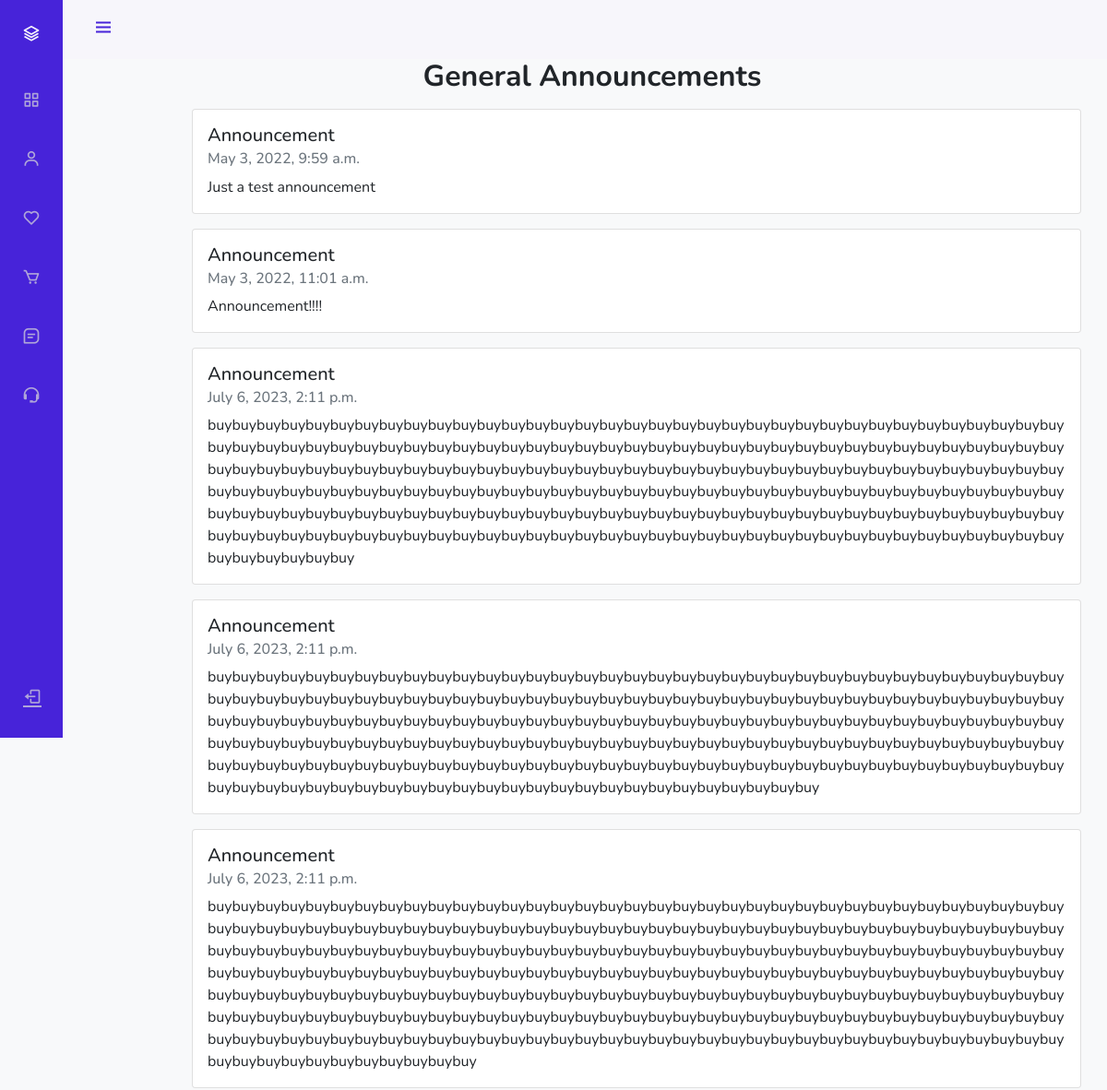
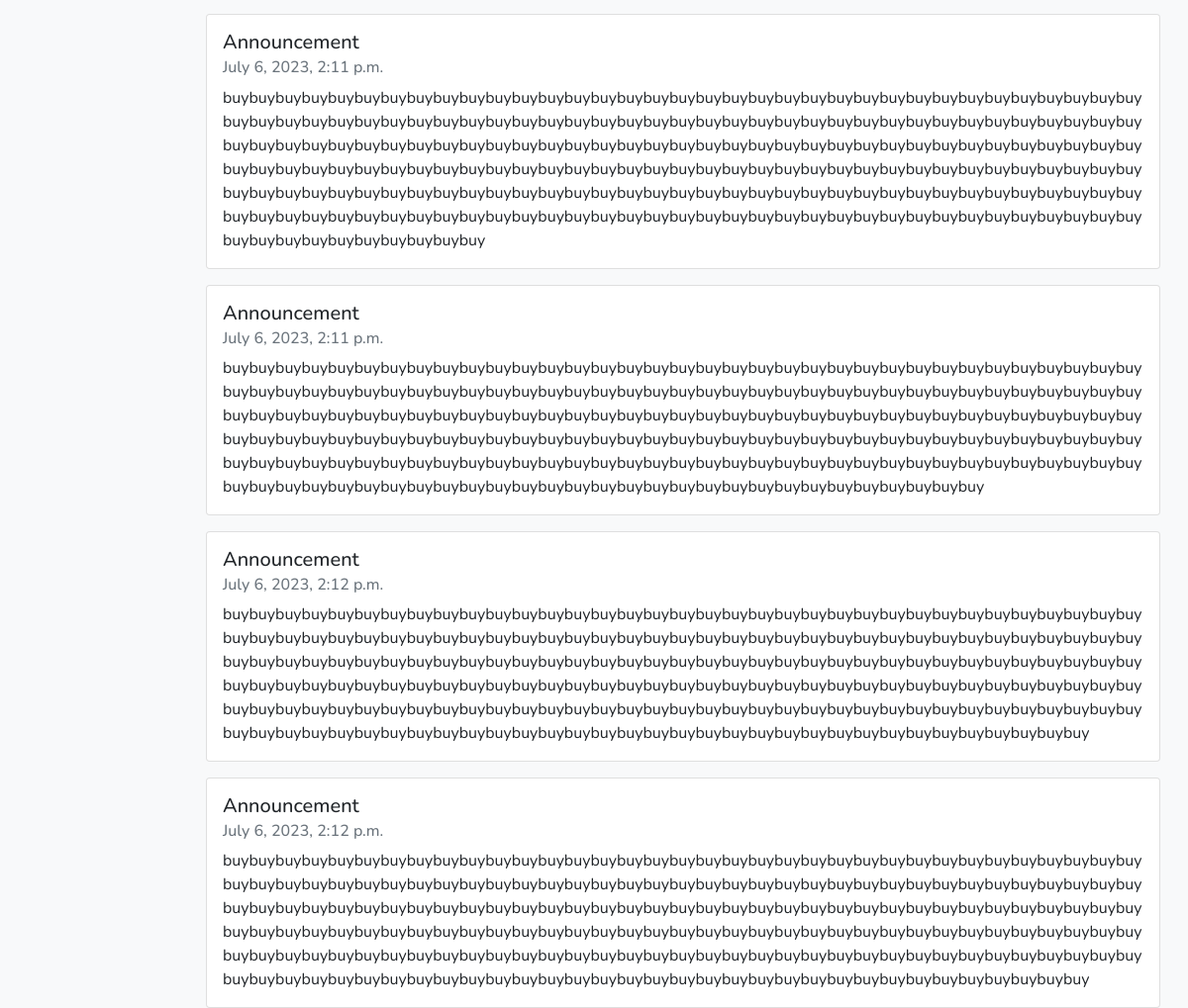
Page /dashboard/customer/announcements on the committed database (2 pictures, top to bottom).
### crm/models.py (models this page shows)
class Announcement(models.Model):
    message = models.CharField(max_length=400, blank=True)
    date = models.DateTimeField(auto_now_add=True, null=True)

### customer/views.py (the view)
# urls.py: path('announcements', views.viewannouncemts, name='view-announcements')
def viewannouncemts(request):
    announcements = Announcement.objects.all()
    context = {
        'title': "View Announcements",
        'announcements' : announcements
    }
    return render(request, 'customer/view-announcements.html', context)

### customer/templates/customer/view-announcements.html
{% extends 'customer/base.html' %}
{% block content %}
<section>
    <div class="container">
        <div class="text-center mb-3">
            <h2 class="fw-bold">General Announcements</h2>
        </div>
        <div class="col-12 px-5 mx-5">
            {% for ann in announcements %}
            <div class="card mb-3">
                <div class="card-body">
                  <h5 class="card-title">Announcement</h5>
                  <h6 class="card-subtitle mb-2 text-muted"> {{ann.date}} </h6>
                  <p class="card-text"> {{ann.message}} </p>
                </div>
              </div>
            {% empty %}
              <div class="mt-5 text-center">
                   <p>No new announcements</p>
              </div>
            {% endfor %}
        </div>
    </div>
</section>
{% endblock %}

### customer/templates/customer/base.html (style rules this page uses)
:root { --header-height: 3rem; --nav-width: 68px; --first-color: #4723D9; --first-color-light: #AFA5D9; --white-color: #F7F6FB; --body-font: 'Nunito', sans-serif; --normal-font-size: 1rem; --z-fixed: 100 }
body { position: relative; margin: var(--header-height) 0 0 0; padding: 0 1rem; font-family: var(--body-font); font-size: var(--normal-font-size); transition: .5s }
@media screen and (min-width: 768px) { body { margin: calc(var(--header-height) + 1rem) 0 0 0; padding-left: calc(var(--nav-width) + 2rem) } }

### rows in the picture
Announcement: date "May 3, 2022, 9:59 a.m.", message "Just a test announcement"
Announcement: date "May 3, 2022, 11:01 a.m.", message "Announcement!!!!"
Announcement: date "July 6, 2023, 2:11 p.m.", message "buybuybuybuybuybuybuybuybuybuybuybuybuybuybuybuybuybuybuybuybuybuybuybuybuybuybuybuybuybuybuybuybuybuybuybuybuybuybuybuybuybuybuybuybuybuybuybuybuybuybuybuybuybuybuybuybuybuybuybuybuybuybuybuybuybuybuybuybuybuybuybuybuybuybuybuybuybuybuybuybuybuybuybuybuybuybuybuybuybuybuybuybuybuybuybuybuybuybuybuybuybuybuybuybuybuybuybuybuybuybuybuybuybuybuybuybuybuybuybuybuybuybuybuybuybuybuybuybuybuybuybuybuybuybuybuybuybuybuybuybuybuybuybuybuybuybuybuybuybuybuybuybuybuybuybuybuybuybuybuybuybuybuybuybuybuybuybuybuybuybuybuybuybuybuybuybuybuybuybuybuybuybuybuybuybuybuybuybuybuybuybuybuybuybuybuybuybuybuybuybuybuybuybuybuybuybuybuybuybuybuybuybuybuybuybuy"
Announcement: date "July 6, 2023, 2:11 p.m.", message "buybuybuybuybuybuybuybuybuybuybuybuybuybuybuybuybuybuybuybuybuybuybuybuybuybuybuybuybuybuybuybuybuybuybuybuybuybuybuybuybuybuybuybuybuybuybuybuybuybuybuybuybuybuybuybuybuybuybuybuybuybuybuybuybuybuybuybuybuybuybuybuybuybuybuybuybuybuybuybuybuybuybuybuybuybuybuybuybuybuybuybuybuybuybuybuybuybuybuybuybuybuybuybuybuybuybuybuybuybuybuybuybuybuybuybuybuybuybuybuybuybuybuybuybuybuybuybuybuybuybuybuybuybuybuybuybuybuybuybuybuybuybuybuybuybuybuybuybuybuybuybuybuybuybuybuybuybuybuybuybuybuybuybuybuybuybuybuybuybuybuybuybuybuybuybuybuybuybuybuybuybuybuybuybuybuybuybuybuybuybuybuybuybuybuybuybuybuybuybuy"
Announcement: date "July 6, 2023, 2:11 p.m.", message "buybuybuybuybuybuybuybuybuybuybuybuybuybuybuybuybuybuybuybuybuybuybuybuybuybuybuybuybuybuybuybuybuybuybuybuybuybuybuybuybuybuybuybuybuybuybuybuybuybuybuybuybuybuybuybuybuybuybuybuybuybuybuybuybuybuybuybuybuybuybuybuybuybuybuybuybuybuybuybuybuybuybuybuybuybuybuybuybuybuybuybuybuybuybuybuybuybuybuybuybuybuybuybuybuybuybuybuybuybuybuybuybuybuybuybuybuybuybuybuybuybuybuybuybuybuybuybuybuybuybuybuybuybuybuybuybuybuybuybuybuybuybuybuybuybuybuybuybuybuybuybuybuybuybuybuybuybuybuybuybuybuybuybuybuybuybuybuybuybuybuybuybuybuybuybuybuybuybuybuybuybuybuybuybuybuybuybuybuybuybuybuybuybuybuybuybuybuybuybuybuybuybuybuybuybuybuybuybuybuybuybuybuybuybuybuybuybuybuybuybuybuybuybuybuybuybuybuybuybuybuybuybuyb…"
Announcement: date "July 6, 2023, 2:11 p.m.", message "buybuybuybuybuybuybuybuybuybuybuybuybuybuybuybuybuybuybuybuybuybuybuybuybuybuybuybuybuybuybuybuybuybuybuybuybuybuybuybuybuybuybuybuybuybuybuybuybuybuybuybuybuybuybuybuybuybuybuybuybuybuybuybuybuybuybuybuybuybuybuybuybuybuybuybuybuybuybuybuybuybuybuybuybuybuybuybuybuybuybuybuybuybuybuybuybuybuybuybuybuybuybuybuybuybuybuybuybuybuybuybuybuybuybuybuybuybuybuybuybuybuybuybuybuybuybuybuybuybuybuybuybuybuybuybuybuybuybuybuybuybuybuybuybuybuybuybuybuybuybuybuybuybuybuybuybuybuybuybuybuybuybuybuybuybuybuybuybuybuybuybuybuybuybuybuybuybuybuybuybuybuybuybuybuybuybuybuybuybuybuybuybuybuybuybuybuybuybuybuybuybuybuybuybuybuybuybuybuybuybuybuybuybuybuybuybuybuybuybuy"
Announcement: date "July 6, 2023, 2:11 p.m.", message "buybuybuybuybuybuybuybuybuybuybuybuybuybuybuybuybuybuybuybuybuybuybuybuybuybuybuybuybuybuybuybuybuybuybuybuybuybuybuybuybuybuybuybuybuybuybuybuybuybuybuybuybuybuybuybuybuybuybuybuybuybuybuybuybuybuybuybuybuybuybuybuybuybuybuybuybuybuybuybuybuybuybuybuybuybuybuybuybuybuybuybuybuybuybuybuybuybuybuybuybuybuybuybuybuybuybuybuybuybuybuybuybuybuybuybuybuybuybuybuybuybuybuybuybuybuybuybuybuybuybuybuybuybuybuybuybuybuybuybuybuybuybuybuybuybuybuybuybuybuybuybuybuybuybuybuybuybuybuybuybuybuybuybuybuybuybuybuybuybuybuybuybuybuybuybuybuybuybuybuybuybuybuybuybuybuybuybuybuybuybuybuybuybuybuybuybuybuybuybuybuybuybuybuy"
Announcement: date "July 6, 2023, 2:12 p.m.", message "buybuybuybuybuybuybuybuybuybuybuybuybuybuybuybuybuybuybuybuybuybuybuybuybuybuybuybuybuybuybuybuybuybuybuybuybuybuybuybuybuybuybuybuybuybuybuybuybuybuybuybuybuybuybuybuybuybuybuybuybuybuybuybuybuybuybuybuybuybuybuybuybuybuybuybuybuybuybuybuybuybuybuybuybuybuybuybuybuybuybuybuybuybuybuybuybuybuybuybuybuybuybuybuybuybuybuybuybuybuybuybuybuybuybuybuybuybuybuybuybuybuybuybuybuybuybuybuybuybuybuybuybuybuybuybuybuybuybuybuybuybuybuybuybuybuybuybuybuybuybuybuybuybuybuybuybuybuybuybuybuybuybuybuybuybuybuybuybuybuybuybuybuybuybuybuybuybuybuybuybuybuybuybuybuybuybuybuybuybuybuybuybuybuybuybuybuybuybuybuybuybuybuybuybuybuybuybuy"
Announcement: date "July 6, 2023, 2:12 p.m.", message "buybuybuybuybuybuybuybuybuybuybuybuybuybuybuybuybuybuybuybuybuybuybuybuybuybuybuybuybuybuybuybuybuybuybuybuybuybuybuybuybuybuybuybuybuybuybuybuybuybuybuybuybuybuybuybuybuybuybuybuybuybuybuybuybuybuybuybuybuybuybuybuybuybuybuybuybuybuybuybuybuybuybuybuybuybuybuybuybuybuybuybuybuybuybuybuybuybuybuybuybuybuybuybuybuybuybuybuybuybuybuybuybuybuybuybuybuybuybuybuybuybuybuybuybuybuybuybuybuybuybuybuybuybuybuybuybuybuybuybuybuybuybuybuybuybuybuybuybuybuybuybuybuybuybuybuybuybuybuybuybuybuybuybuybuybuybuybuybuybuybuybuybuybuybuybuybuybuybuybuybuybuybuybuybuybuybuybuybuybuybuybuybuybuybuybuybuybuybuybuybuybuybuybuybuybuybuybuy"
